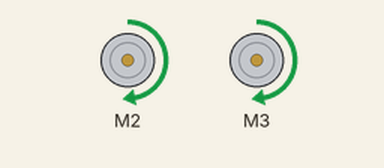
A sketch run on a simulated Arduino Uno, built with avr-gcc and run on an emulated ATmega328P. On the bench: 2 × DC motor (green arrow = forward, orange = backward, longer = faster).

Above: at 0.1 s.
Timing chart, 0 to 1.6 s (numbered marks = the images above):
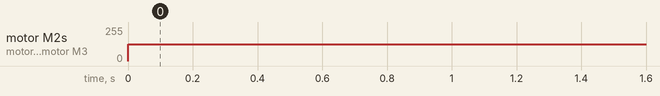

The sketch:

CARRO_SEM_SENSOR.ino
```cpp
//CARRO COM ARDUINO -  MERMÃS DIGITAIS 2023//

//BIBLIOTECAS AUXILIARES
#include <AFMotor.h>//Inclui biblioteca AF Motor
//(INSTALE A BIBLIOTECA "Adafruit Motor Shield Libary")

//SELECAO DOS MOTORES
//AF_DCMotor motor1(1); //Seleção do Motor 1
AF_DCMotor motor2(2); //Seleção do Motor 2
AF_DCMotor motor3(3); //Seleção do Motor 3
//AF_DCMotor motor4(4); //Seleção do Motor 4

//FUNCOES AUXILIARES
void robot_forward(unsigned char v);  //Função movimenta robô frente
void robot_backward(unsigned char v); //Função movimenta robô trás
void robot_left(unsigned char v);     //Função movimenta robô esquerda
void robot_right(unsigned char v);    //Função movimenta robô direita
void robot_stop(unsigned char v);     //Função para parar o robô

//VARIAVEIS GLOBAIS
unsigned char velocidade = 0x00; //armazena velocidade motores (8 bits)

//CONFIGURAÇÕES INICIAUS
void setup(){
  //VELOCIDADE DOS MOTORES
  velocidade = 0x7F; // Velocidade do motores("0x44">>25% // "0x7F">>50% // "0x55">>75% // "0xFF">>100%)
}

//LOOP"INFINITO"
void loop(){

      //MOVIMENTA O CARRO PARA FRENTE:
      robot_forward(velocidade);

      //CONFIGURA UM INTERVALO DE TEMPO PARA O CARRO PARAR ANTES DE ANDAR DENOVO:
        delay(600);
}


//FUNÇÕES//

//MOVIMENTA O CARRO PARA FRENTE
void robot_forward(unsigned char v){
  //motor1.setSpeed(v);
  //motor1.run(FORWARD);
  motor2.setSpeed(v);
  motor2.run(FORWARD);
  motor3.setSpeed(v);
  motor3.run(FORWARD);
  //motor4.setSpeed(v);
  //motor4.run(FORWARD);
}

//MOVIMENTA O CARRO PARA TRÁS
void robot_backward(unsigned char v){
  //motor1.setSpeed(v);
  //motor1.run(BACKWARD);
  motor2.setSpeed(v);
  motor2.run(BACKWARD);
  motor3.setSpeed(v);
  motor3.run(BACKWARD);
  //motor4.setSpeed(v);
  //motor4.run(BACKWARD);
}

//VIRA O CARRO PARA A ESQUERDA
void robot_left(unsigned char v){
  //motor1.setSpeed(v);
  //motor1.run(FORWARD);
  motor2.setSpeed(v);
  motor2.run(BACKWARD);
  motor3.setSpeed(v);
  motor3.run(RELEASE);
  // motor4.setSpeed(v);
  // motor4.run(BACKWARD);
}

//VIRA O CARRO PARA A DIREITA
void robot_right(unsigned char v){
  //motor1.setSpeed(v);
  //motor1.run(RELEASE);
  motor2.setSpeed(v);
  motor2.run(RELEASE);
  motor3.setSpeed(v);
  motor3.run(BACKWARD);
  // motor4.setSpeed(v);
  //motor4.run(FORWARD);
}

//PARA O CARRO
void robot_stop(unsigned char v){
  //motor1.setSpeed(v);
  //motor1.run(RELEASE);
  motor2.setSpeed(v);
  motor2.run(RELEASE);
  motor3.setSpeed(v);
  motor3.run(RELEASE);
  //motor4.setSpeed(v);
  //motor4.run(RELEASE);
}
```

Measured:
- by itself, motor M2, motor M3: stopped → forward 127/255 at 0.00 s
